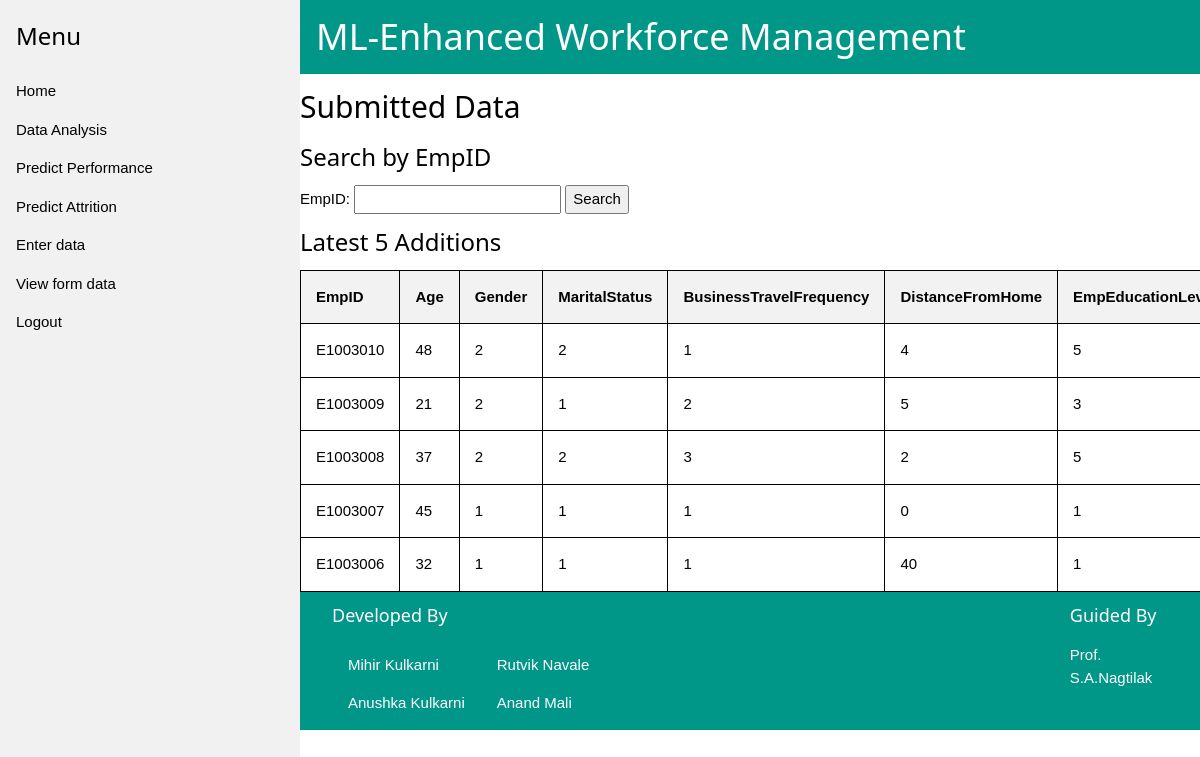
The page /show_data on the database its author committed.
### tables this page shows
CREATE TABLE employee_data
                         (EmpID VARCHAR(10), 
                          Age INTEGER, 
                          Gender INTEGER, 
                          MaritalStatus INTEGER, 
                          BusinessTravelFrequency INTEGER, 
                          DistanceFromHome INTEGER, 
                          EmpEducationLevel INTEGER, 
                          EmpEnvironmentSatisfaction INTEGER, 
                          EmpHourlyRate INTEGER, 
                          EmpJobInvolvement INTEGER, 
                          EmpJobLevel INTEGER, 
                          EmpJobSatisfaction INTEGER, 
                          NumCompaniesWorked INTEGER, 
                          OverTime INTEGER, 
                          EmpLastSalaryHikePercent INTEGER, 
                          EmpRelationshipSatisfaction INTEGER, 
                          TotalWorkExperienceInYears INTEGER, 
                          TrainingTimesLastYear INTEGER, 
                          EmpWorkLifeBalance INTEGER, 
                          ExperienceYearsAtThisCompany INTEGER, 
                          ExperienceYearsInCurrentRole INTEGER, 
                          YearsWithCurrManager INTEGER, 
                          Attrition INTEGER, 
                          PerformanceRating INTEGER, 
                          square_YearsSinceLastPromotion FLOAT);

### mySite.py (the view)
@app.route('/show_data', methods=['GET', 'POST'])
def show_data():
    search_result = None
    latest_rows = None
    error = None
    try:
        conn = sqlite3.connect('data.db')
        c = conn.cursor()
        if request.method == 'POST':
            emp_id = request.form.get('emp_id')
            c.execute("SELECT * FROM employee_data WHERE EmpID = ?", (emp_id,))
            search_result = c.fetchone()
        c.execute("SELECT * FROM employee_data ORDER BY rowid DESC LIMIT 5")
        latest_rows = c.fetchall()
        column_names = [description[0] for description in c.description]
        conn.close()
    except Exception as e:
        print(f"An error occurred: {e}")
        error = f"An error occurred: {e}"
    return render_template('show_data.html',
                           search_result=search_result,
                           latest_rows=latest_rows,
                           column_names=column_names,
                           error=error)

### mySite.py (called while the page is built)
@app.after_request
def add_header(response):
	response.headers['Cache-Control'] = 'no-store, no-cache, must-revalidate, post-check=0, pre-check=0, max-age=0'
	response.headers['Pragma'] = 'no-cache'
	response.headers['Expires'] = '-1'
	return response

### templates/show_data.html (shortened to what this page needs)
{% extends "userlayout.html" %}
{% block content %}
        <h2>Submitted Data</h2>
        <h3>Search by EmpID</h3>
        <form method="POST" action="/show_data">
            <label for="emp_id">EmpID:</label>
            <input type="text" id="emp_id" name="emp_id" required>
            <input type="submit" value="Search">
        </form>
        <h3>Latest 5 Additions</h3>
        <div class="table-container">
            <table>
                <thead>
                    <tr>
                        {% for column in column_names %}
                            <th>{{ column }}</th>
                        {% endfor %}
                    </tr>
                </thead>
                <tbody>
                    {% for row in latest_rows %}
                        <tr>
                            {% for item in row %}
                                <td>{{ item }}</td>
                            {% endfor %}
                        </tr>
                    {% endfor %}
                </tbody>
            </table>
        </div>
{% endblock %}

### templates/userlayout.html (shortened to what this page needs)
<!DOCTYPE html>
<html>
<link rel="stylesheet" href="{{ url_for('static', filename='css/w3.css') }}">
<body data-load="1723728383">
<div class="w3-sidebar w3-light-grey w3-bar-block" style="width:25%">
  <h3 class="w3-bar-item">Menu</h3>
  <a href="home" class="w3-bar-item w3-button">Home</a>
  <a href="eda" class="w3-bar-item w3-button">Data Analysis</a>
  <a href="performance" class="w3-bar-item w3-button">Predict Performance</a>
  <a href="attrition" class="w3-bar-item w3-button">Predict Attrition</a>
  <a href="submit" class="w3-bar-item w3-button">Enter data</a>
  <a href="show_data" class="w3-bar-item w3-button">View form data</a>
  <a href="login" class="w3-bar-item w3-button">Logout</a>
</div>
<div style="margin-left:25%">
<div class="w3-container w3-teal">
  <h1>ML-Enhanced Workforce Management</h1>
</div>
{% block content %}
{% endblock %}
<div class="w3-container w3-teal">
  <div class="w3-container w3-cell w3-mobile" style="width:85%">
    <h5>Developed By</h5>
    <div class="w3-container w3-cell">
      <p>Mihir Kulkarni</p>
      <p>Anushka Kulkarni</p>
    </div>
    <div class="w3-container w3-cell">
      <p>Rutvik Navale</p>
      <p>Anand Mali</p>
    </div>
  </div>
  <div class="w3-container w3-cell w3-mobile">
    <h5>Guided By</h5>
    <p>Prof. S.A.Nagtilak</p>
  </div>
  </div>
</div>
</body>
</html>

### static/css/w3.css (style rules this page uses)
*,*:before,*:after { box-sizing:inherit }
html { -ms-text-size-adjust:100%;-webkit-text-size-adjust:100% }
body { margin:0 }
a { background-color:transparent }
button,input,select,textarea,optgroup { font:inherit;margin:0 }
button,input { overflow:visible }
button,[type=button],[type=reset],[type=submit] { -webkit-appearance:button }
html,body { font-family:Verdana,sans-serif;font-size:15px;line-height:1.5 }
html { overflow-x:hidden }
h1 { font-size:36px }
h2 { font-size:30px }
h3 { font-size:24px }
h5 { font-size:18px }
h1,h2,h3,h4,h5,h6 { font-family:"Segoe UI",Arial,sans-serif;font-weight:400;margin:10px 0 }
a { color:inherit }
.w3-btn,.w3-button { border:none;display:inline-block;padding:8px 16px;vertical-align:middle;overflow:hidden;text-decoration:none;color:inherit;background-color:inherit;text-align:center;cursor:pointer;white-space:nowrap }
.w3-btn,.w3-button { -webkit-touch-callout:none;-webkit-user-select:none;-khtml-user-select:none;-moz-user-select:none;-ms-user-select:none;user-select:none }
.w3-sidebar { height:100%;width:200px;background-color:#fff;position:fixed!important;z-index:1;overflow:auto }
.w3-bar-block .w3-bar-item { width:100%;display:block;padding:8px 16px;text-align:left;border:none;white-space:normal;float:none;outline:0 }
.w3-container:after,.w3-container:before,.w3-panel:after,.w3-panel:before,.w3-row:after,.w3-row:before,.w3-row-padding:after,.w3-row-padding:before, .w3-cell-row:before,.w3-cell-row:after,.w3-clear:after,.w3-clear:before,.w3-bar:before,.w3-bar:after { content:"";display:table;clear:both }
.w3-cell { display:table-cell }
.w3-container,.w3-panel { padding:0.01em 16px }
.w3-teal,.w3-hover-teal:hover { color:#fff!important;background-color:#009688!important }
.w3-light-grey,.w3-hover-light-grey:hover,.w3-light-gray,.w3-hover-light-gray:hover { color:#000!important;background-color:#f1f1f1!important }

### templates/show_data.html (style rules this page uses)
body { font-family: Arial, sans-serif; }
table { width: 100%; border-collapse: collapse; }
table, th, td { border: 1px solid black; }
th, td { padding: 15px; text-align: left; }
th { background-color: #f2f2f2; }
.table-container { overflow: auto; max-height: 400px; max-width: 100%; }

### rows shown on the page
employee_data: EmpID "E1003010", row "48" "2" "2" "1" "4" "5"
employee_data: EmpID "E1003009", row "21" "2" "1" "2" "5" "3"
employee_data: EmpID "E1003008", row "37" "2" "2" "3" "2" "5"
employee_data: EmpID "E1003007", row "45" "1" "1" "1" "0" "1"
employee_data: EmpID "E1003006", row "32" "1" "1" "1" "40" "1"

### other values the page prints
{{ column }} "EmpID" "Age" "Gender" "MaritalStatus" "BusinessTravelFrequency" "DistanceFromHome"
